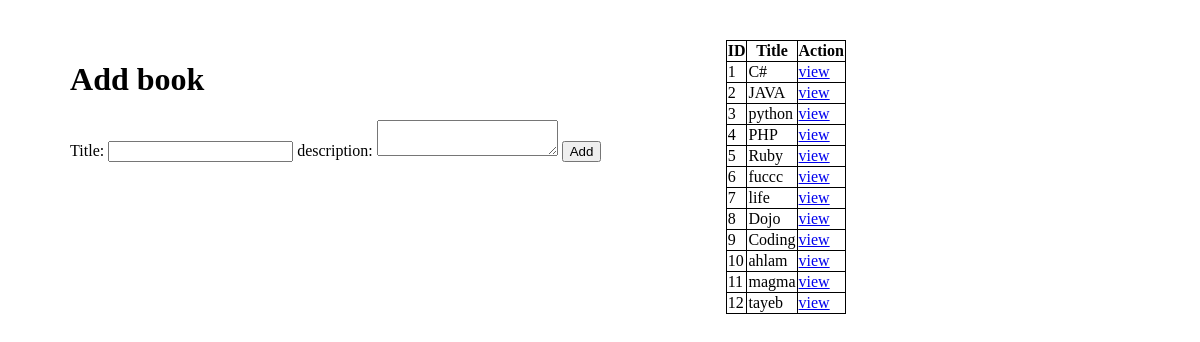
Before: / with the older database file.
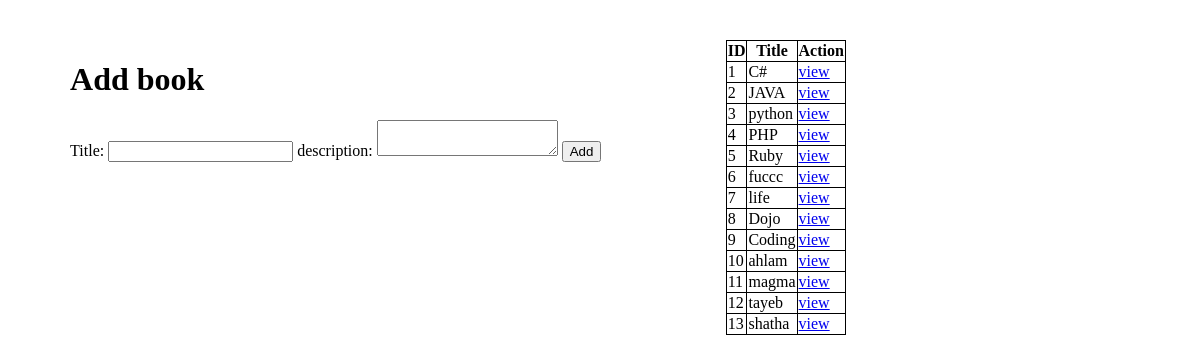
After: the same page with the newer database file.
### books_authors_app/models.py (models this page shows)
class Book(models.Model):
    title = models.CharField(max_length=255)
    desc = models.TextField()
    created_at = models.DateTimeField(auto_now_add=True)
    updated_at = models.DateTimeField(auto_now_add=True)

### books_authors_app/views.py (the view)
# urls.py: path('', views.add_book),
def add_book(request):
    context = {
        "all_books" : Book.objects.all()
    }
    return render(request, 'add_book.html', context)

### books_authors_app/templates/add_book.html (shortened to what this page needs)
<!DOCTYPE html>
<html lang="en">
<head>
</head>
<body>
    <div>
        <h1>Add book</h1>
        <form action="/add_this_book" method="post">
            Title: <input type="text" name="title">
            description: <textarea name="desc"></textarea>
            <button type="submit">Add</button>
        </form>
    </div>
    <div>
        <table>
            <thead>
                <th>ID</th>
                <th>Title</th>
                <th>Action</th>
            </thead>
            {% for b in all_books %}
            <tr>
                <td>{{ b.id }}</td>
                <td>{{ b.title }}</td>
                <td><a href="display_books/{{ b.id }}">view</a></td>
            </tr>
            {% endfor %}
        </table>
    </div>
</body>
</html>

### books_authors_app/templates/add_book.html (style rules this page uses)
body { display: flex; justify-content: space-around; width: 75%; margin-top: 40px; }
table, th, td { border: 1px solid black; border-collapse: collapse; }

Changed rows visible on the page:
added Book: id "13", title "shatha"
